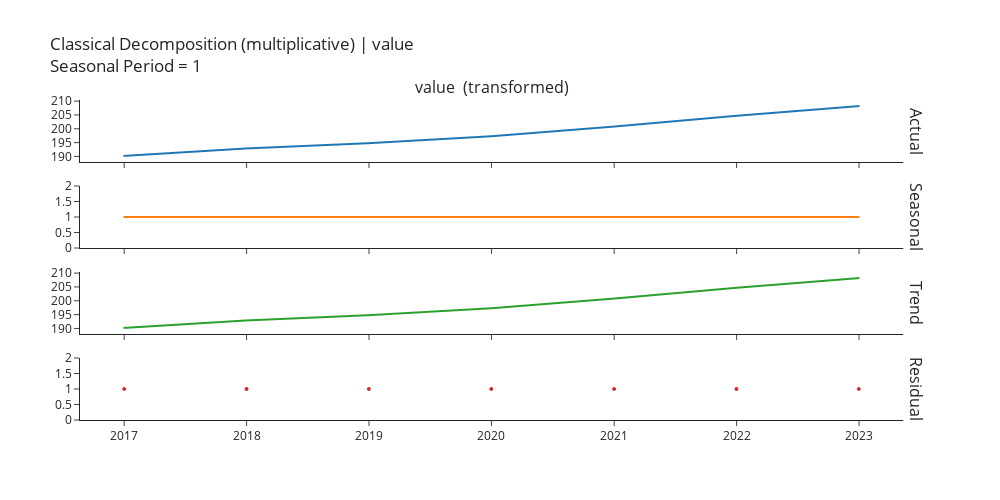
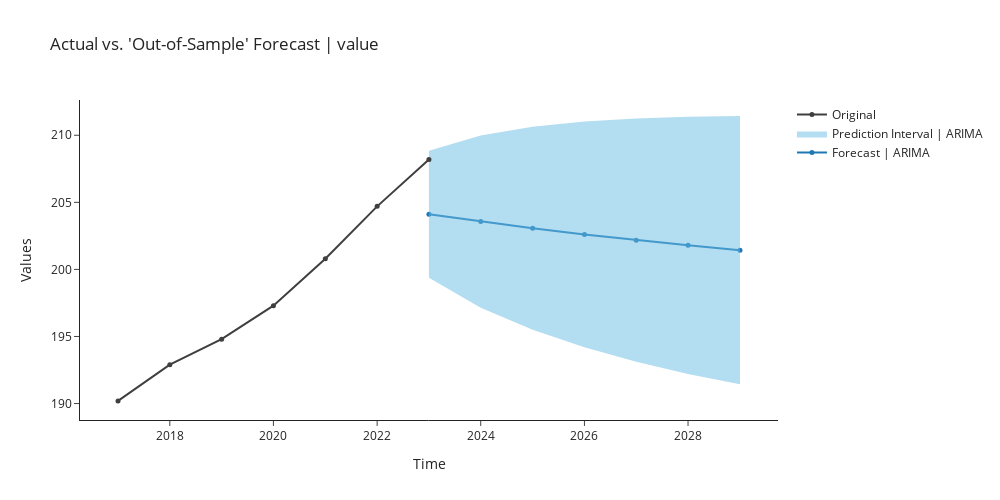

The notebook cell these images were saved under, in order:
### Markdown cell above
## ARIMA model

The ARIMA model is a model based on the Autoregression moving average (ARMA), but since the ARMA model is only a model for stationary time series, it is implemented as an ARIMA model including normalizing the abnormal data.

### Code cell
arima = exp.create_model('arima')
exp.plot_model(plot = 'decomp',
               data_kwargs = {'type' : 'multiplicative'},
               fig_kwargs = {"height":500,"width":1000,"template": "simple_white","hoverinfo":"none","big_data_threshold":10})
exp.plot_model(estimator = arima, plot = 'forecast', 
               data_kwargs = {'fh' : 8},
               fig_kwargs = {"height":500,"width":1000,"template": "simple_white","hoverinfo":"none","big_data_threshold":10})

### Figure 1 — Plotly figure (JSON) as saved in the notebook; plotly's stock layout.template omitted (floating-point values rounded to 4 significant figures)
{"data": [{"line": {"color": "rgb(31, 119, 180)", "width": 2}, "marker": {"size": 2}, "mode": "lines+markers", "name": "Actual", "type": "scattergl", "x": ["2017-01-01T00:00:00", "2018-01-01T00:00:00", "2019-01-01T00:00:00", "2020-01-01T00:00:00", "2021-01-01T00:00:00", "2022-01-01T00:00:00", "2023-01-01T00:00:00"], "xaxis": "x", "y": [190.2, 192.9, 194.8, 197.3, 200.8, 204.7, 208.2], "yaxis": "y"}, {"line": {"color": "rgb(255, 127, 14)", "width": 2}, "marker": {"size": 2}, "mode": "lines+markers", "name": "Seasonal", "type": "scattergl", "x": ["2017-01-01T00:00:00", "2018-01-01T00:00:00", "2019-01-01T00:00:00", "2020-01-01T00:00:00", "2021-01-01T00:00:00", "2022-01-01T00:00:00", "2023-01-01T00:00:00"], "xaxis": "x2", "y": [1, 1, 1, 1, 1, 1, 1], "yaxis": "y2"}, {"line": {"color": "rgb(44, 160, 44)", "width": 2}, "marker": {"size": 2}, "mode": "lines+markers", "name": "Trend", "type": "scattergl", "x": ["2017-01-01T00:00:00", "2018-01-01T00:00:00", "2019-01-01T00:00:00", "2020-01-01T00:00:00", "2021-01-01T00:00:00", "2022-01-01T00:00:00", "2023-01-01T00:00:00"], "xaxis": "x3", "y": [190.2, 192.9, 194.8, 197.3, 200.8, 204.7, 208.2], "yaxis": "y3"}, {"line": {"color": "rgb(214, 39, 40)", "width": 2}, "marker": {"size": 4}, "mode": "markers", "name": "Residuals", "type": "scattergl", "x": ["2017-01-01T00:00:00", "2018-01-01T00:00:00", "2019-01-01T00:00:00", "2020-01-01T00:00:00", "2021-01-01T00:00:00", "2022-01-01T00:00:00", "2023-01-01T00:00:00"], "xaxis": "x4", "y": [1, 1, 1, 1, 1, 1, 1], "yaxis": "y4"}], "layout": {"annotations": [{"font": {"size": 16}, "showarrow": false, "text": "value  (transformed)", "x": 0.49, "xanchor": "center", "xref": "paper", "y": 1, "yanchor": "bottom", "yref": "paper"}, {"font": {"size": 16}, "showarrow": false, "text": "Actual", "textangle": 90, "x": 0.98, "xanchor": "left", "xref": "paper", "y": 0.9031, "yanchor": "middle", "yref": "paper"}, {"font": {"size": 16}, "showarrow": false, "text": "Seasonal", "textangle": 90, "x": 0.98, "xanchor": "left", "xref": "paper", "y": 0.6344, "yanchor": "middle", "yref": "paper"}, {"font": {"size": 16}, "showarrow": false, "text": "Trend", "textangle": 90, "x": 0.98, "xanchor": "left", "xref": "paper", "y": 0.3656, "yanchor": "middle", "yref": "paper"}, {"font": {"size": 16}, "showarrow": false, "text": "Residual", "textangle": 90, "x": 0.98, "xanchor": "left", "xref": "paper", "y": 0.09688, "yanchor": "middle", "yref": "paper"}], "autosize": false, "height": 500, "showlegend": false, "title": {"text": "Classical Decomposition (multiplicative) | value <br>Seasonal Period = 1"}, "width": 1000, "xaxis": {"anchor": "y", "domain": [0, 0.98], "matches": "x4", "showticklabels": false}, "xaxis2": {"anchor": "y2", "domain": [0, 0.98], "matches": "x4", "showticklabels": false}, "xaxis3": {"anchor": "y3", "domain": [0, 0.98], "matches": "x4", "showticklabels": false}, "xaxis4": {"anchor": "y4", "domain": [0, 0.98]}, "yaxis": {"anchor": "x", "domain": [0.8063, 1]}, "yaxis2": {"anchor": "x2", "domain": [0.5375, 0.7312]}, "yaxis3": {"anchor": "x3", "domain": [0.2687, 0.4625]}, "yaxis4": {"anchor": "x4", "domain": [0, 0.1938]}}}

### Figure 2 — Plotly figure (JSON) as saved in the notebook; plotly's stock layout.template omitted (floating-point values rounded to 4 significant figures)
{"data": [{"line": {"color": "#1f77b4"}, "marker": {"size": 5}, "mode": "lines+markers", "name": "Forecast | ARIMA", "showlegend": true, "type": "scatter", "x": ["2023-01-01T00:00:00", "2024-01-01T00:00:00", "2025-01-01T00:00:00", "2026-01-01T00:00:00", "2027-01-01T00:00:00", "2028-01-01T00:00:00", "2029-01-01T00:00:00"], "y": [204.1, 203.6, 203.1, 202.6, 202.2, 201.8, 201.4]}, {"line": {"width": 0}, "marker": {"color": "#68BBE3"}, "mode": "lines", "name": "Lower Interval", "showlegend": false, "type": "scatter", "x": ["2023-01-01T00:00:00", "2024-01-01T00:00:00", "2025-01-01T00:00:00", "2026-01-01T00:00:00", "2027-01-01T00:00:00", "2028-01-01T00:00:00", "2029-01-01T00:00:00"], "y": [199.4, 197.1, 195.5, 194.2, 193.1, 192.2, 191.4]}, {"fill": "tonexty", "fillcolor": "rgba(104,187,227,0.5)", "line": {"width": 0}, "marker": {"color": "#68BBE3"}, "mode": "lines", "name": "Prediction Interval | ARIMA", "showlegend": true, "type": "scatter", "x": ["2023-01-01T00:00:00", "2024-01-01T00:00:00", "2025-01-01T00:00:00", "2026-01-01T00:00:00", "2027-01-01T00:00:00", "2028-01-01T00:00:00", "2029-01-01T00:00:00"], "y": [208.8, 210.0, 210.6, 211.0, 211.2, 211.4, 211.4]}, {"marker": {"color": "#3f3f3f", "size": 5}, "mode": "lines+markers", "name": "Original", "showlegend": true, "type": "scatter", "x": ["2017-01-01T00:00:00", "2018-01-01T00:00:00", "2019-01-01T00:00:00", "2020-01-01T00:00:00", "2021-01-01T00:00:00", "2022-01-01T00:00:00", "2023-01-01T00:00:00"], "y": [190.2, 192.9, 194.8, 197.3, 200.8, 204.7, 208.2]}], "layout": {"autosize": false, "height": 500, "showlegend": true, "title": {"text": "Actual vs. 'Out-of-Sample' Forecast | value "}, "width": 1000, "xaxis": {"title": {"text": "Time"}}, "yaxis": {"title": {"text": "Values"}}}}
